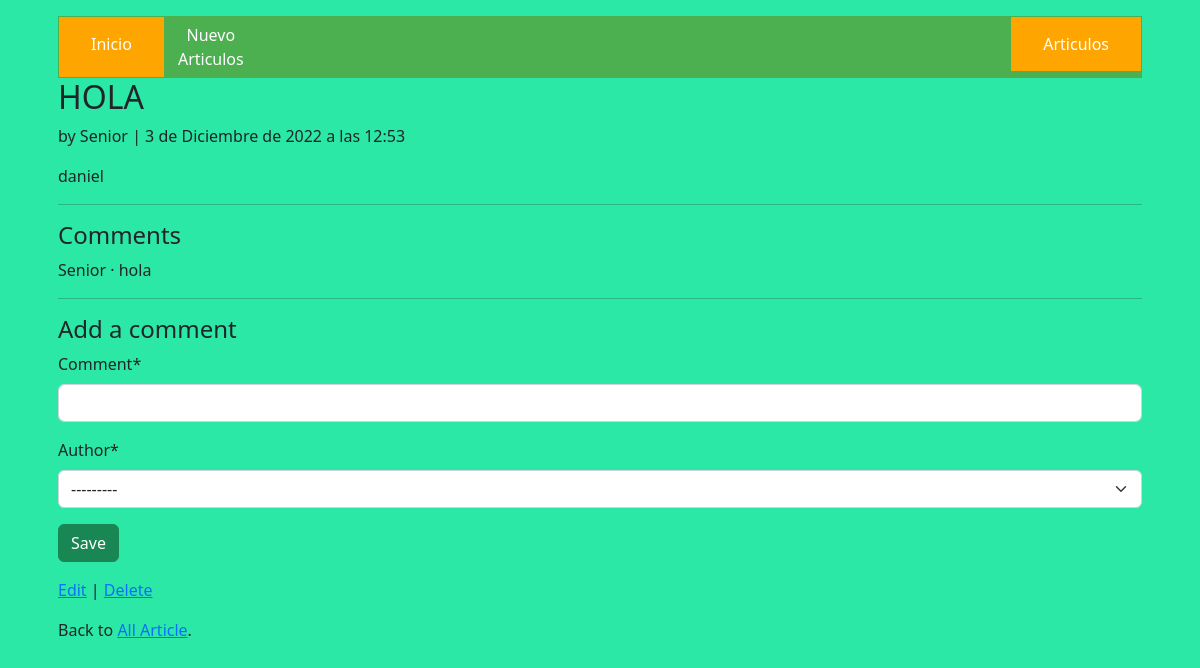
The page /articles/8/ (signed in) on the database its author committed.
### articles/models.py (models this page shows, shortened)
class Article(models.Model):
    title = models.CharField(max_length=255)
    body = models.TextField()
    date = models.DateTimeField(auto_now_add=True)
    author = models.ForeignKey(settings.AUTH_USER_MODEL,
                                on_delete= models.CASCADE,)

class Comment(models.Model):
    article = models.ForeignKey(Article, on_delete=models.CASCADE,)
    comment= models.CharField(
        max_length=140
    )
    author = models.ForeignKey(settings.AUTH_USER_MODEL,
                                on_delete=models.CASCADE,
                                )
    def __str__(self):
        return self.comment

### accounts/models.py (models this page shows)
class CustomUser(AbstractUser):
    age = models.PositiveIntegerField(null=True, blank=True)

### articles/views.py (the view, shortened to what this page needs)
# urls.py: path("<int:pk>/",ArticleDetailView.as_view(),
class ArticleDetailView(LoginRequiredMixin, DetailView):
    def get(self, request, *args, **kwargs):
        view = CommentGet.as_view()
        return view(request, *args, **kwargs)

### articles/forms.py
class CommentForm(forms.ModelForm):
    class Meta:
        model = Comment
        fields = ("comment", "author")

### articles/views.py (called while the page is built)
    def  get_context_data(self, **kwargs):
        context = super().get_context_data(**kwargs)
        context['form'] = CommentForm()
        return context

### templates/article_detail.html (shortened to what this page needs)
{% extends "base.html" %}
{% load crispy_forms_tags %}
{% block content %}
    <div class="article-entry">
        <h2>{{ object.title}}</h2>
        <p>by {{ object.author }} | {{ object.date }}</p>
        <p> {{ object.body }}</p>
    </div>
    <hr>
    <h4>Comments</h4>
    {% for comment in article.comment_set.all %}
        <p>{{ comment.author}} &middot; {{ comment }}</p>
    {% endfor %}
    <hr>
    <h4> Add a comment </h4>
    <form action="" method="post">
        {{ form|crispy }}
        <button class="btn btn-success ml-2" type="submit">Save</button>
    </form>
    <p ><a href="{% url 'article_edit' article.pk %}">Edit</a> |
    <a href="{% url 'article_delete' article.pk %}">Delete</a></p>
    <p>Back to <a href="{% url 'article_list' %}">All Article</a>.</p>
{% endblock content %}

### static/css/style.css (style rules this page uses)
body { background: rgb(43, 232, 166); }

### rows shown on the page
Article: title "HOLA", author "Senior", date "3 de Diciembre de 2022 a las 12:53", body "daniel"
Comment: author "Senior", comment "hola"
